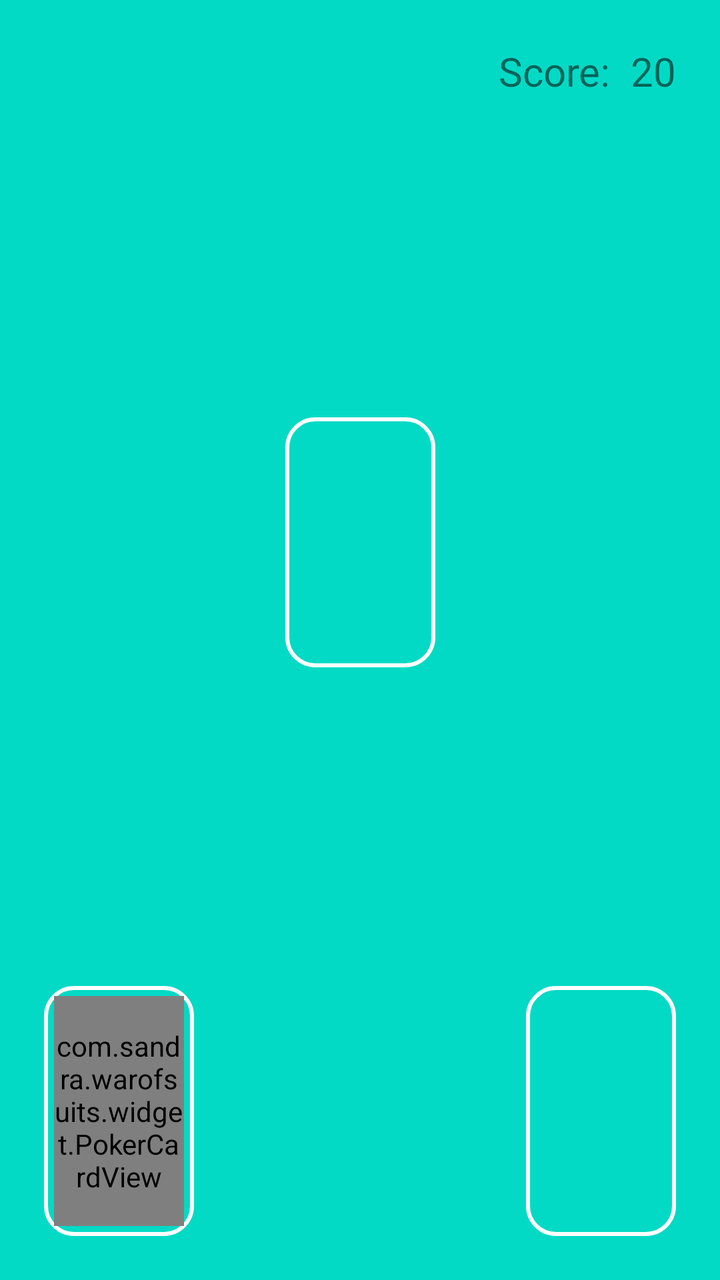
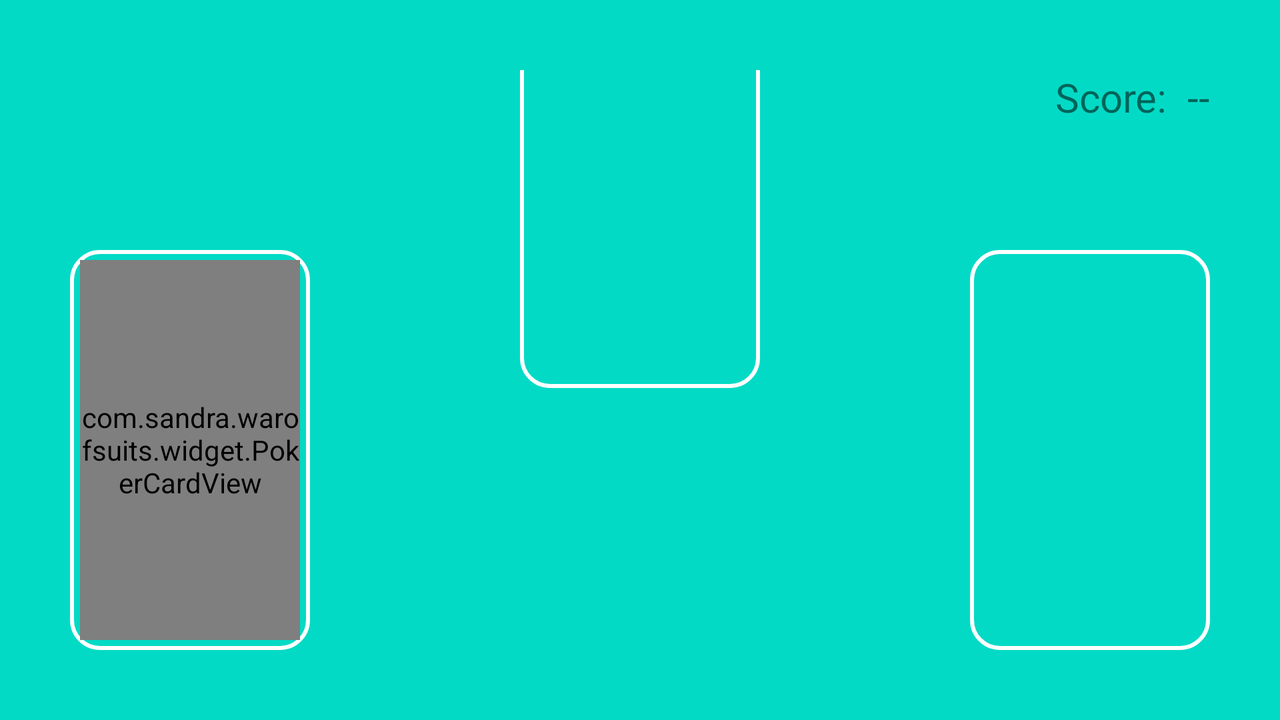

Two renders of one Android screen. The first uses the default layout on a phone; the second uses the alternative layout the repository ships for a different screen configuration, on a matching device. The two XML files are below.
<!-- AndroidManifest.xml: application theme AppTheme -->
<!-- res/layout/player_view.xml -->
<?xml version="1.0" encoding="utf-8"?>
<androidx.constraintlayout.widget.ConstraintLayout xmlns:android="http://schemas.android.com/apk/res/android"
    xmlns:app="http://schemas.android.com/apk/res-auto"
    xmlns:tools="http://schemas.android.com/tools"
    android:layout_width="match_parent"
    android:layout_height="match_parent"
    android:background="@color/colorAccent"
    android:padding="@dimen/dimen_22">

    <TextView
        android:id="@+id/player_txt"
        style="@style/WarOfSuits.Text"
        android:layout_width="wrap_content"
        android:layout_height="wrap_content"
        app:layout_constraintStart_toStartOf="parent"
        app:layout_constraintTop_toTopOf="parent" />

    <TextView
        android:id="@+id/player_score_txt"
        style="@style/WarOfSuits.Text"
        android:layout_width="wrap_content"
        android:layout_height="wrap_content"
        android:layout_marginEnd="@dimen/dimen_10"
        android:text="@string/player_score"
        app:layout_constraintBottom_toBottomOf="@id/player_txt"
        app:layout_constraintEnd_toStartOf="@id/player_score"
        app:layout_constraintTop_toTopOf="@id/player_txt" />

    <TextView
        android:id="@+id/player_score"
        style="@style/WarOfSuits.Bold"
        app:layout_constraintBaseline_toBaselineOf="@+id/player_score_txt"
        android:layout_width="wrap_content"
        android:layout_height="wrap_content"
        android:text="@string/player_score_init_value"
        tools:text="20"
        app:layout_constraintBottom_toBottomOf="@id/player_score_txt"
        app:layout_constraintEnd_toEndOf="parent"
        app:layout_constraintTop_toTopOf="@id/player_score_txt" />


    <ImageView
        android:id="@+id/user_cards_frame"
        android:layout_width="@dimen/dimen_75"
        android:layout_height="@dimen/dimen_125"
        android:background="@drawable/background_rounded_stroke"
        android:padding="@dimen/dimen_3"
        app:layout_constraintBottom_toBottomOf="parent"
        app:layout_constraintStart_toStartOf="parent"
        app:layout_constraintTop_toBottomOf="@+id/player_txt"
        app:layout_constraintVertical_bias="1.0" />

    <com.sandra.warofsuits.widget.PokerCardView
        android:id="@+id/user_cards"
        android:layout_width="0dp"
        android:layout_height="0dp"
        android:layout_margin="@dimen/dimen_5"
        app:card_show="false"
        app:layout_constraintBottom_toBottomOf="@+id/user_cards_frame"
        app:layout_constraintEnd_toEndOf="@+id/user_cards_frame"
        app:layout_constraintStart_toStartOf="@+id/user_cards_frame"
        app:layout_constraintTop_toTopOf="@+id/user_cards_frame" />

    <ImageView
        android:id="@+id/next_card_frame"
        android:layout_width="@dimen/dimen_75"
        android:layout_height="@dimen/dimen_125"
        android:background="@drawable/background_rounded_stroke"
        android:padding="@dimen/dimen_3"
        app:layout_constraintBottom_toTopOf="@id/user_cards_frame"
        app:layout_constraintEnd_toStartOf="@id/discards_cards_frame"
        app:layout_constraintStart_toEndOf="@id/user_cards_frame"
        app:layout_constraintTop_toBottomOf="@+id/player_txt" />

    <com.sandra.warofsuits.widget.PokerCardView
        android:id="@+id/next_card"
        android:layout_width="0dp"
        android:layout_height="0dp"
        android:layout_margin="@dimen/dimen_5"
        android:visibility="gone"
        app:card_show="false"
        app:layout_constraintBottom_toBottomOf="@+id/next_card_frame"
        app:layout_constraintEnd_toEndOf="@+id/next_card_frame"
        app:layout_constraintStart_toStartOf="@+id/next_card_frame"
        app:layout_constraintTop_toTopOf="@+id/next_card_frame" />

    <ImageView
        android:id="@+id/discards_cards_frame"
        android:layout_width="@dimen/dimen_75"
        android:layout_height="@dimen/dimen_125"
        android:background="@drawable/background_rounded_stroke"
        android:padding="@dimen/dimen_3"
        app:layout_constraintBottom_toBottomOf="parent"
        app:layout_constraintEnd_toEndOf="parent"
        app:layout_constraintTop_toBottomOf="@+id/player_txt"
        app:layout_constraintVertical_bias="1.0" />

    <com.sandra.warofsuits.widget.PokerCardView
        android:id="@+id/discards_cards"
        android:layout_width="0dp"
        android:layout_height="0dp"
        android:layout_margin="@dimen/dimen_5"
        android:visibility="gone"
        app:card_show="true"
        app:layout_constraintBottom_toBottomOf="@+id/discards_cards_frame"
        app:layout_constraintEnd_toEndOf="@+id/discards_cards_frame"
        app:layout_constraintStart_toStartOf="@+id/discards_cards_frame"
        app:layout_constraintTop_toTopOf="@+id/discards_cards_frame" />


</androidx.constraintlayout.widget.ConstraintLayout>
<!-- resources referenced by this layout -->
<resources>
  <color name="colorAccent">#03DAC5</color>
  <dimen name="dimen_10">10dp</dimen>
  <dimen name="dimen_125">125dp</dimen>
  <dimen name="dimen_22">22dp</dimen>
  <dimen name="dimen_3">3dp</dimen>
  <dimen name="dimen_5">5dp</dimen>
  <dimen name="dimen_75">75dp</dimen>
  <!-- drawable background_rounded_stroke (drawable) -->
  <?xml version="1.0" encoding="utf-8"?>
  <shape xmlns:android="http://schemas.android.com/apk/res/android" android:shape="rectangle">
      <stroke android:color="@android:color/white"  android:width="2dp"/>
      <solid android:color="@android:color/transparent"/>
      <corners android:radius="14dp"/>
  </shape>
  <string name="player_score">Score:</string>
  <string name="player_score_init_value">--</string>
  <style name="WarOfSuits.Bold">
          <item name="android:textSize">@dimen/text_20</item>
          <item name="android:fontFamily">@font/montserrat_bold</item>
          <item name="android:gravity">center</item>
      </style>
  <style name="WarOfSuits.Text">
          <item name="android:textSize">@dimen/text_20</item>
          <item name="android:fontFamily">@font/montserrat_regular</item>
      </style>
  <style name="AppTheme" parent="Theme.AppCompat.Light.DarkActionBar">
          
          <item name="colorPrimary">@color/colorPrimary</item>
          <item name="colorPrimaryDark">@color/colorPrimaryDark</item>
          <item name="colorAccent">@color/colorAccent</item>
      </style>
  <dimen name="text_20">20sp</dimen>
  <color name="colorPrimary">#6200EE</color>
  <color name="colorPrimaryDark">#3700B3</color>
</resources>
<!-- res/layout-w600dp/player_view.xml (the repository's variant of the layout above) -->
<!-- drawn on the phone turned sideways -->
<?xml version="1.0" encoding="utf-8"?>
<androidx.constraintlayout.widget.ConstraintLayout xmlns:android="http://schemas.android.com/apk/res/android"
    xmlns:app="http://schemas.android.com/apk/res-auto"
    xmlns:tools="http://schemas.android.com/tools"
    android:layout_width="match_parent"
    android:padding="@dimen/dimen_35"
    android:layout_height="match_parent"
    android:background="@color/colorAccent">

    <TextView
        android:id="@+id/player_txt"
        style="@style/WarOfSuits.Text"
        android:layout_width="wrap_content"
        android:layout_height="wrap_content"
        app:layout_constraintStart_toStartOf="parent"
        app:layout_constraintTop_toTopOf="parent" />

    <TextView
        android:id="@+id/player_score_txt"
        style="@style/WarOfSuits.Text"
        android:layout_width="wrap_content"
        android:layout_height="wrap_content"
        android:text="@string/player_score"
        android:layout_marginEnd="@dimen/dimen_10"
        app:layout_constraintTop_toTopOf="@id/player_txt"
        app:layout_constraintBottom_toBottomOf="@id/player_txt"
        app:layout_constraintEnd_toStartOf="@id/player_score"/>

    <TextView
        android:id="@+id/player_score"
        style="@style/WarOfSuits.Bold"
        android:text="@string/player_score_init_value"
        android:layout_width="wrap_content"
        android:layout_height="wrap_content"
        app:layout_constraintTop_toTopOf="@id/player_score"
        app:layout_constraintBottom_toBottomOf="@id/player_score"
        app:layout_constraintEnd_toEndOf="parent"/>


    <ImageView
        android:id="@+id/user_cards_frame"
        android:layout_width="@dimen/dimen_120"
        android:layout_height="@dimen/dimen_200"
        android:background="@drawable/background_rounded_stroke"
        android:padding="@dimen/dimen_3"
        app:layout_constraintBottom_toBottomOf="parent"
        app:layout_constraintStart_toStartOf="parent"
        app:layout_constraintTop_toBottomOf="@+id/player_txt"
        app:layout_constraintVertical_bias="1.0" />

    <com.sandra.warofsuits.widget.PokerCardView
        android:id="@+id/user_cards"
        android:layout_width="0dp"
        android:layout_height="0dp"
        android:layout_margin="@dimen/dimen_5"
        app:card_show="false"
        app:layout_constraintTop_toTopOf="@+id/user_cards_frame"
        app:layout_constraintBottom_toBottomOf="@+id/user_cards_frame"
        app:layout_constraintStart_toStartOf="@+id/user_cards_frame"
        app:layout_constraintEnd_toEndOf="@+id/user_cards_frame"/>

    <ImageView
        android:id="@+id/next_card_frame"
        android:layout_width="@dimen/dimen_120"
        android:layout_height="@dimen/dimen_200"
        android:background="@drawable/background_rounded_stroke"
        android:padding="@dimen/dimen_3"
        app:layout_constraintStart_toEndOf="@id/user_cards_frame"
        app:layout_constraintEnd_toStartOf="@id/discards_cards_frame"
        app:layout_constraintTop_toBottomOf="@+id/player_txt"
        app:layout_constraintBottom_toTopOf="@id/user_cards_frame"/>

    <com.sandra.warofsuits.widget.PokerCardView
        android:id="@+id/next_card"
        android:visibility="gone"
        android:layout_width="0dp"
        android:layout_height="0dp"
        android:layout_margin="@dimen/dimen_5"
        app:card_show="false"
        app:layout_constraintTop_toTopOf="@+id/next_card_frame"
        app:layout_constraintBottom_toBottomOf="@+id/next_card_frame"
        app:layout_constraintStart_toStartOf="@+id/next_card_frame"
        app:layout_constraintEnd_toEndOf="@+id/next_card_frame"/>

    <ImageView
        android:id="@+id/discards_cards_frame"
        android:layout_width="@dimen/dimen_120"
        android:layout_height="@dimen/dimen_200"
        android:background="@drawable/background_rounded_stroke"
        android:padding="@dimen/dimen_3"
        app:layout_constraintBottom_toBottomOf="parent"
        app:layout_constraintEnd_toEndOf="parent"
        app:layout_constraintTop_toBottomOf="@+id/player_txt"
        app:layout_constraintVertical_bias="1.0" />

    <com.sandra.warofsuits.widget.PokerCardView
        android:id="@+id/discards_cards"
        android:visibility="gone"
        android:layout_width="0dp"
        android:layout_height="0dp"
        android:layout_margin="@dimen/dimen_5"
        app:card_show="true"
        app:layout_constraintTop_toTopOf="@+id/discards_cards_frame"
        app:layout_constraintBottom_toBottomOf="@+id/discards_cards_frame"
        app:layout_constraintStart_toStartOf="@+id/discards_cards_frame"
        app:layout_constraintEnd_toEndOf="@+id/discards_cards_frame"/>


</androidx.constraintlayout.widget.ConstraintLayout>
<!-- resources referenced by the variant -->
<!-- as the phone turned sideways resolves them -->
<resources>
  <color name="colorAccent">#03DAC5</color>
  <dimen name="dimen_10">10dp</dimen>
  <dimen name="dimen_120">120dp</dimen>
  <dimen name="dimen_200">200dp</dimen>
  <dimen name="dimen_3">3dp</dimen>
  <dimen name="dimen_35">35dp</dimen>
  <dimen name="dimen_5">5dp</dimen>
  <!-- drawable background_rounded_stroke (drawable) -->
  <?xml version="1.0" encoding="utf-8"?>
  <shape xmlns:android="http://schemas.android.com/apk/res/android" android:shape="rectangle">
      <stroke android:color="@android:color/white"  android:width="2dp"/>
      <solid android:color="@android:color/transparent"/>
      <corners android:radius="14dp"/>
  </shape>
  <string name="player_score">Score:</string>
  <string name="player_score_init_value">--</string>
  <style name="WarOfSuits.Bold">
          <item name="android:textSize">@dimen/text_20</item>
          <item name="android:fontFamily">@font/montserrat_bold</item>
          <item name="android:gravity">center</item>
      </style>
  <style name="WarOfSuits.Text">
          <item name="android:textSize">@dimen/text_20</item>
          <item name="android:fontFamily">@font/montserrat_regular</item>
      </style>
  <style name="AppTheme" parent="Theme.AppCompat.Light.DarkActionBar">
          
          <item name="colorPrimary">@color/colorPrimary</item>
          <item name="colorPrimaryDark">@color/colorPrimaryDark</item>
          <item name="colorAccent">@color/colorAccent</item>
      </style>
  <dimen name="text_20">20sp</dimen>
  <color name="colorPrimary">#6200EE</color>
  <color name="colorPrimaryDark">#3700B3</color>
</resources>
